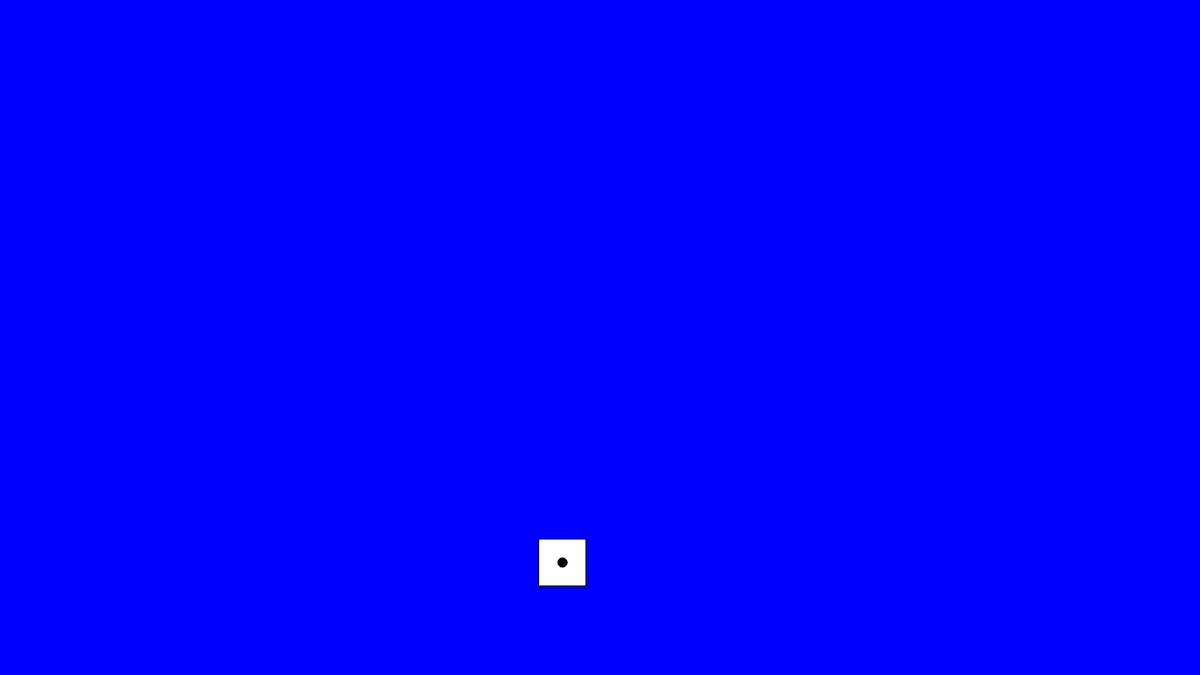
Frame 1 (no input)
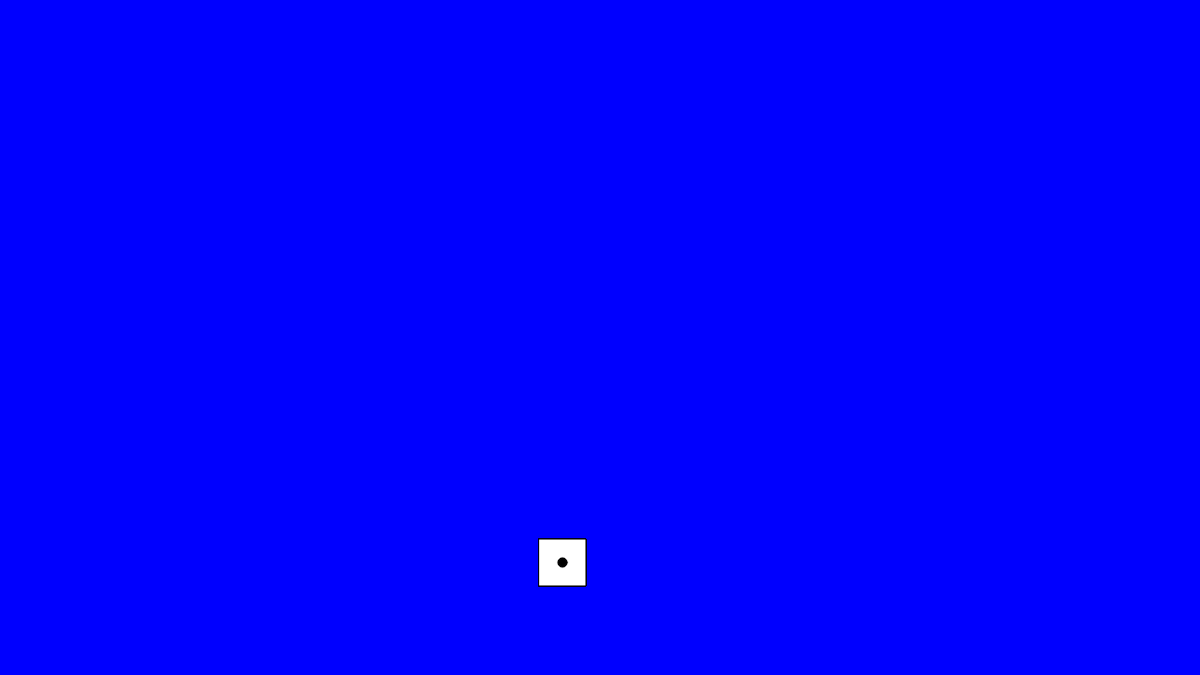
Frame 60 (no input)
Frame 120 (the mouse pressed at the canvas centre since frame 60): identical to frame 60, image omitted

The p5.js sketch that drew these frames (run headless with seeded random() and noise() and a simulated clock; from frame 60 on, the mouse is pressed at the canvas centre):

// p5.js sketch
// ── sketch.js
/* Game opdracht
   Informatica - Emmauscollege Rotterdam
   Template voor een game in JavaScript met de p5 library

   Begin met dit template voor je game opdracht,
   voeg er je eigen code aan toe.
 */

/*
 * instellingen om foutcontrole van je code beter te maken 
 */
///<reference path=".vscode/p5.global-mode.d.ts" />
"use strict"

/* ********************************************* */
/* globale variabelen die je gebruikt in je game */
/* ********************************************* */
const SPELEN = 1;
const GAMEOVER = 2;
var spelStatus = SPELEN;

var spelerX = 600; // x-positie van speler
var spelerY = 600; // y-positie van speler
var health = 100;  // health van speler

/* ********************************************* */
/* functies die je gebruikt in je game           */
/* ********************************************* */

/**
 * Updatet globale variabelen met posities van speler, vijanden en kogels
 */
var beweegAlles = function() {
  // speler

  // vijand

  // kogel
};

/**
 * Checkt botsingen
 * Verwijdert neergeschoten dingen
 * Updatet globale variabelen punten en health
 */
var verwerkBotsing = function() {
  // botsing speler tegen vijand

  // botsing kogel tegen vijand

  // update punten en health

};

/**
 * Tekent spelscherm
 */
var tekenAlles = function() {
  // achtergrond

  // vijand

  // kogel

  // speler
  fill("white");
  rect(spelerX - 25, spelerY - 25, 50, 50);
  fill("black");
  ellipse(spelerX, spelerY, 10, 10);

  // punten en health

};

/* ********************************************* */
/* setup() en draw() functies / hoofdprogramma   */
/* ********************************************* */

/**
 * setup
 * de code in deze functie wordt één keer uitgevoerd door
 * de p5 library, zodra het spel geladen is in de browser
 */
function setup() {
  // Maak een canvas (rechthoek) waarin je je speelveld kunt tekenen
  createCanvas(1280, 720);

  // Kleur de achtergrond blauw, zodat je het kunt zien
  background('blue');
}

/**
 * draw
 * de code in deze functie wordt 50 keer per seconde
 * uitgevoerd door de p5 library, nadat de setup functie klaar is
 */
function draw() {
  if (spelStatus === SPELEN) {
    beweegAlles();
    verwerkBotsing();
    tekenAlles();
    if (health <= 0) {
      spelStatus = GAMEOVER;
    }
  }
  if (spelStatus === GAMEOVER) {
    // teken game-over scherm
  }
}
// ── style.css
/* canvas sizing CSS */
html, body {
    width: 100%;
    height: 100%;
    margin: 0px;
  }
  
  canvas {
    /* resize to full window while keeping aspect ratio */
    width:100% !important;
    height:100% !important;
    object-fit: contain;
  
    /* align horizontally and vertically centered */
    margin: auto;
    display:block;
    position: absolute;
    top: 0;
    bottom: 0;
    left: 0;
    right: 0;
  }
  
  /* add your game specific CSS here */
